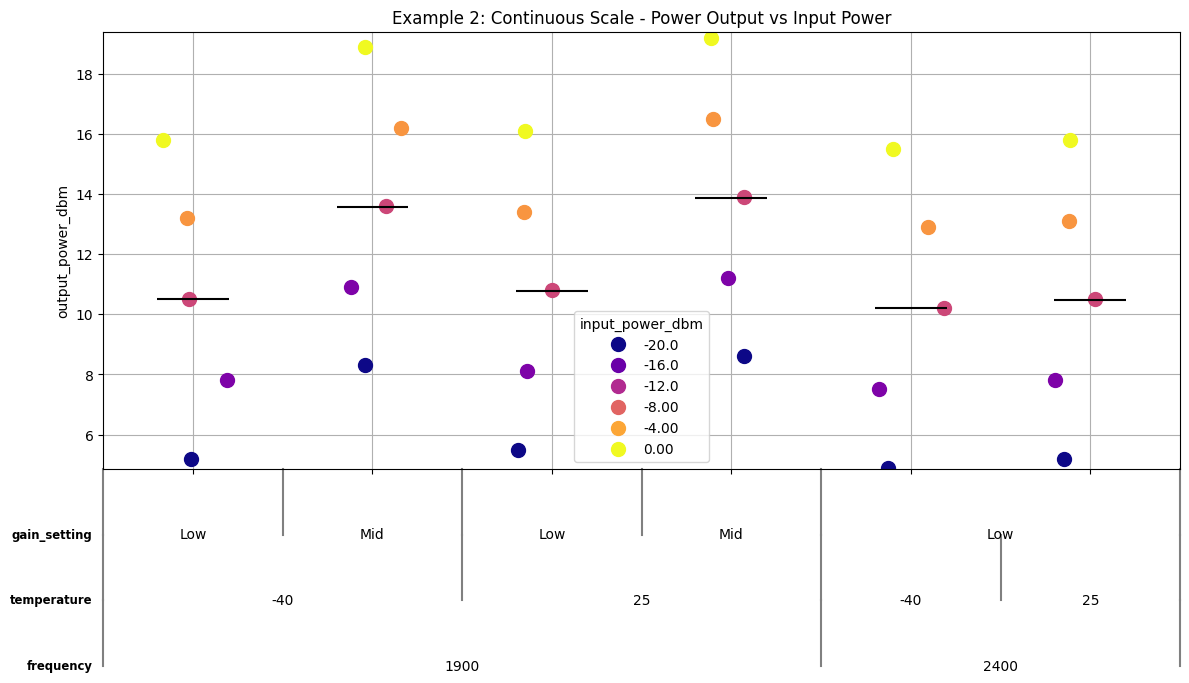

Python code for this plot:
#!/usr/bin/env python3
"""README Example 2: Continuous Scale for Power Measurements"""

import sys
import os
sys.path.insert(0, os.path.dirname(os.path.dirname(os.path.abspath(__file__))))

import matplotlib.pyplot as plt
plt.switch_backend('agg')

from pyvarchart import PyVarChart
import pandas as pd
import numpy as np
from io import StringIO


def main():
    """Generate continuous scale legend example."""
    # Create sample power measurement data
    str_data = (
        'frequency, temperature, gain_setting, input_power_dbm, output_power_dbm\n'
        '1900, -40, Low, -20, 5.2\n'
        '1900, -40, Low, -15, 7.8\n'
        '1900, -40, Low, -10, 10.5\n'
        '1900, -40, Low, -5, 13.2\n'
        '1900, -40, Low, 0, 15.8\n'
        '1900, -40, Mid, -20, 8.3\n'
        '1900, -40, Mid, -15, 10.9\n'
        '1900, -40, Mid, -10, 13.6\n'
        '1900, -40, Mid, -5, 16.2\n'
        '1900, -40, Mid, 0, 18.9\n'
        '1900, 25, Low, -20, 5.5\n'
        '1900, 25, Low, -15, 8.1\n'
        '1900, 25, Low, -10, 10.8\n'
        '1900, 25, Low, -5, 13.4\n'
        '1900, 25, Low, 0, 16.1\n'
        '1900, 25, Mid, -20, 8.6\n'
        '1900, 25, Mid, -15, 11.2\n'
        '1900, 25, Mid, -10, 13.9\n'
        '1900, 25, Mid, -5, 16.5\n'
        '1900, 25, Mid, 0, 19.2\n'
        '2400, -40, Low, -20, 4.9\n'
        '2400, -40, Low, -15, 7.5\n'
        '2400, -40, Low, -10, 10.2\n'
        '2400, -40, Low, -5, 12.9\n'
        '2400, -40, Low, 0, 15.5\n'
        '2400, 25, Low, -20, 5.2\n'
        '2400, 25, Low, -15, 7.8\n'
        '2400, 25, Low, -10, 10.5\n'
        '2400, 25, Low, -5, 13.1\n'
        '2400, 25, Low, 0, 15.8\n'
    ).replace(' ', '')

    df = pd.read_csv(StringIO(str_data))

    pvc = PyVarChart(
        str_yaxis_var_name='output_power_dbm',
        lst_xaxis_var_names=['frequency', 'temperature', 'gain_setting'],
        str_legend='input_power_dbm',

        # Enable continuous scale for legend
        int_continuous_scale=1,  # Quantizes legend to 5-6 values
        str_color_theme='plasma',  # Sequential colormap
        int_reverse_color_scheme=0,

        int_boxplots=0,  # Hide boxplots
        int_show_points=1,
        int_show_cell_means=1,
        int_jitter_points=1,
        int_marker_size=10,

        int_frame_size_x=12,
        int_frame_size_y=7,

        str_title='Example 2: Continuous Scale - Power Output vs Input Power'
    )

    pvc.analyze(df)
    fig, ax = pvc.plot(1)

    # Save
    fig.savefig('readme_example_2_continuous_scale.png', dpi=100, bbox_inches='tight')
    plt.close(1)
    print("✓ Example 2 (Continuous Scale) saved to readme_example_2_continuous_scale.png")


if __name__ == '__main__':
    main()
